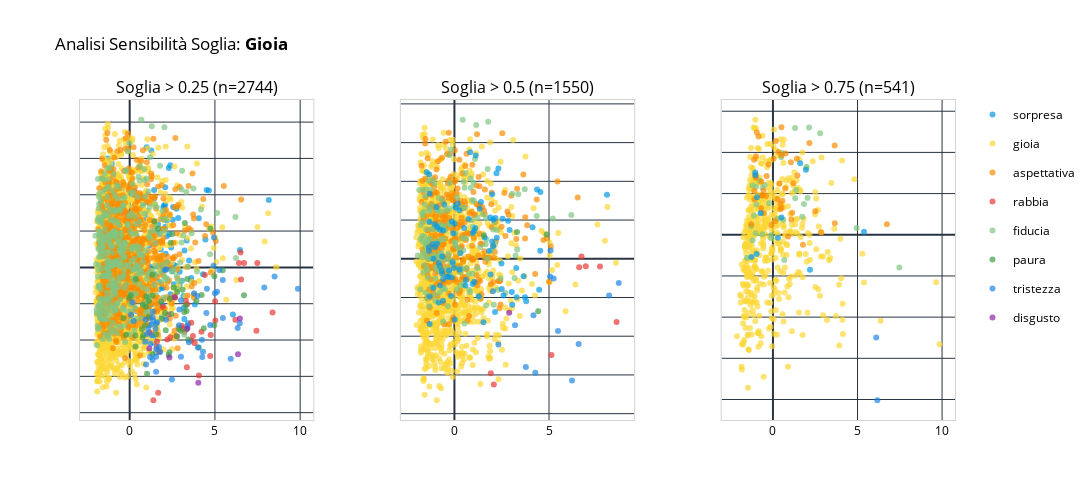

The notebook cell saved with this chart:
### Markdown cell above
### Gioia

### Code cell
analizza_emozione_completa(df_words, 'gioia')

### Figure 1 — Plotly figure (JSON) as saved in the notebook; plotly's stock layout.template omitted (floating-point values rounded to 4 significant figures; data arrays with more than 128 entries replaced by an {"elided": "..."} marker saying what was removed)
{"data": [{"hovertemplate": "<b>sorpresa</b><br>Parola: %{text}<br>PC1: %{x:.2f}<br>PC2: %{y:.2f}<extra></extra>", "legendgroup": "sorpresa", "marker": {"color": "#039BE5", "opacity": 0.7, "size": 6}, "mode": "markers", "name": "sorpresa", "showlegend": true, "text": {"elided": "188 str values"}, "x": {"elided": "188 float values"}, "y": {"elided": "188 float values"}, "type": "scatter", "xaxis": "x", "yaxis": "y"}, {"hovertemplate": "<b>gioia</b><br>Parola: %{text}<br>PC1: %{x:.2f}<br>PC2: %{y:.2f}<extra></extra>", "legendgroup": "gioia", "marker": {"color": "#FDD835", "opacity": 0.7, "size": 6}, "mode": "markers", "name": "gioia", "showlegend": true, "text": {"elided": "1343 str values"}, "x": {"elided": "1343 float values"}, "y": {"elided": "1343 float values"}, "type": "scatter", "xaxis": "x", "yaxis": "y"}, {"hovertemplate": "<b>aspettativa</b><br>Parola: %{text}<br>PC1: %{x:.2f}<br>PC2: %{y:.2f}<extra></extra>", "legendgroup": "aspettativa", "marker": {"color": "#FB8C00", "opacity": 0.7, "size": 6}, "mode": "markers", "name": "aspettativa", "showlegend": true, "text": {"elided": "690 str values"}, "x": {"elided": "690 float values"}, "y": {"elided": "690 float values"}, "type": "scatter", "xaxis": "x", "yaxis": "y"}, {"hovertemplate": "<b>rabbia</b><br>Parola: %{text}<br>PC1: %{x:.2f}<br>PC2: %{y:.2f}<extra></extra>", "legendgroup": "rabbia", "marker": {"color": "#E53935", "opacity": 0.7, "size": 6}, "mode": "markers", "name": "rabbia", "showlegend": true, "text": ["abbonamento", "agitazione", "argine", "cagare", "clima", "colmo", "disciplina", "divorare", "eccessivo", "esplosione", "espressione", "esternare", "fase", "gridare", "grido", "impennata", "impulso", "invocare", "manifestare", "manifestazione", "potente", "prevalere", "privilegio", "prorompente", "pugile", "ribattere", "rivoluzione", "scemo", "signorile", "smentire", "spaccare", "sproporzionato", "spropositato", "stadio", "urlo", "vaffanculo"], "x": [2.277, 6.535, 3.615, 1.391, 4.064, 1.744, 2.206, 1.672, 4.21, 6.2, 5.024, 7.489, 3.706, 3.608, 7.435, 1.583, 3.066, 6.505, 6.409, 6.705, 2.74, 2.384, 3.206, 1.153, 3.068, 3.371, 4.41, 4.754, 1.951, 3.355, 1.606, 5.01, 3.812, 3.29, 8.381, 4.723], "y": [-1.297, -0.3342, -1.523, -3.658, -2.976, -2.326, -1.986, -3.454, -1.769, -1.44, -1.462, 0.1198, -1.887, -2.015, -1.744, -2.185, -1.614, 0.4066, 0.123, 0.1212, -1.889, -1.925, -1.781, -1.794, -1.671, -1.015, -0.2127, -1.858, -1.085, -2.749, -2.041, -0.9356, -2.088, -0.9154, -1.243, -2.443], "type": "scatter", "xaxis": "x", "yaxis": "y"}, {"hovertemplate": "<b>fiducia</b><br>Parola: %{text}<br>PC1: %{x:.2f}<br>PC2: %{y:.2f}<extra></extra>", "legendgroup": "fiducia", "marker": {"color": "#81C784", "opacity": 0.7, "size": 6}, "mode": "markers", "name": "fiducia", "showlegend": true, "text": {"elided": "369 str values"}, "x": {"elided": "369 float values"}, "y": {"elided": "369 float values"}, "type": "scatter", "xaxis": "x", "yaxis": "y"}, {"hovertemplate": "<b>paura</b><br>Parola: %{text}<br>PC1: %{x:.2f}<br>PC2: %{y:.2f}<extra></extra>", "legendgroup": "paura", "marker": {"color": "#43A047", "opacity": 0.7, "size": 6}, "mode": "markers", "name": "paura", "showlegend": true, "text": ["accelerare", "affrontare", "anzianità", "ape", "assurda", "breve", "brividi", "brivido", "critico", "detenere", "discoteca", "dominio", "eterno", "fiatone", "foresta", "frazione", "futuro", "gigantesco", "ininterrotto", "istinto", "lottare", "marcia", "motorino", "necessario", "nuova", "ondata", "osare", "partecipare", "penetrare", "potenza", "prevenzione", "rapida", "religione", "responsabilità", "rischio", "risparmio", "rumore", "salto", "sconfiggere", "scongiurare", "scuola", "specchio", "spogliare", "stimolo", "stregone", "sussurrare", "termine", "tesi", "timido", "traccia", "urlare", "usare", "visibile", "visibilità", "voltare"], "x": [0.9074, 2.585, 1.02, -0.3655, 6.703, 3.44, 4.349, 4.221, 3.38, 2.791, 0.76, 2.075, 3.239, 1.324, 0.9729, 2.329, 4.971, 2.354, 1.558, 1.656, 5.458, 1.335, 1.135, 0.3321, 1.46, 2.901, 3.102, 2.406, 3.915, 2.992, 2.499, 2.284, 0.723, -0.0322, 4.731, 1.898, 2.114, 0.06935, 1.852, 0.7995, 3.338, 0.9596, 2.446, 3.204, 1.12, -0.2087, 4.961, 0.7789, 1.345, 0.3549, 4.054, 3.342, 3.294, 0.3393, 2.792], "y": [-1.593, -0.5516, -2.931, -1.392, -0.7662, -1.988, -1.673, -0.7577, -0.3166, -1.906, -1.932, -1.253, 1.219, -2.395, -0.7914, -2.334, -0.2434, -0.8615, -1.841, 1.07, -0.07763, -0.2036, -0.925, -1.873, 1.263, -1.705, -0.6178, 0.6807, -0.9285, -1.744, 0.9176, -2.41, -1.701, -0.8441, 1.071, -1.416, -1.729, -0.7659, -0.938, -1.863, -1.203, -1.085, -1.286, -1.229, -1.357, -1.854, -1.595, -1.025, -0.7722, -0.325, -2.205, -1.704, -1.051, -2.178, -0.6763], "type": "scatter", "xaxis": "x", "yaxis": "y"}, {"hovertemplate": "<b>tristezza</b><br>Parola: %{text}<br>PC1: %{x:.2f}<br>PC2: %{y:.2f}<extra></extra>", "legendgroup": "tristezza", "marker": {"color": "#1E88E5", "opacity": 0.7, "size": 6}, "mode": "markers", "name": "tristezza", "showlegend": true, "text": ["adolescenza", "animo", "arrivederci", "assistere", "bottiglia", "calmare", "cessare", "coda", "commuovere", "comparsa", "concludere", "costa", "costantemente", "costoso", "emotiva", "filosofo", "finire", "finito", "infermiere", "ingenua", "interna", "lacrima", "lagrima", "lassù", "lavorare", "licenziare", "maturo", "medioevo", "mente", "nostalgia", "occhio", "ormone", "ovunque", "pegno", "pesca", "piangere", "pianto", "porto", "predestinato", "profondamente", "pulire", "ricordi", "ricordo", "rientro", "riflessione", "ritrarre", "sacrifici", "scimmia", "scorare", "sospirare", "storia", "traspare", "travolgere", "via", "viso", "vissuto"], "x": [9.868, 1.789, 1.521, 3.011, 2.48, 4.257, 1.23, 4.238, 2.066, 2.915, 1.609, 0.2357, 1.295, 5.126, 4.499, 0.08494, 0.9187, 2.129, 1.345, 3.779, 3.971, 4.299, 6.334, 1.022, 1.552, 6.462, 0.1668, 3.394, 7.896, 1.341, 4.945, 4.918, 1.271, 1.366, 0.9623, 5.928, 4.006, 0.942, 4.531, 1.552, 1.561, 5.257, 5.467, 1.088, 1.546, 4.724, 5.463, 1.195, 3.009, 1.357, 4.998, 2.158, 2.893, 3.471, 8.499, 1.721], "y": [-0.5916, -2.332, -1.691, -0.9047, -3.088, -2.47, -2.102, -1.993, -0.07254, -1.159, -1.513, -1.478, -1.861, -0.6678, -1.256, -1.314, -2.046, -1.443, -1.374, -0.7119, -0.7913, -2.32, -1.668, -1.833, -2.873, -1.539, -0.96, -1.613, -0.5568, -2.55, 0.8199, 0.04766, -1.57, -1.452, -2.673, -2.517, -2.209, -1.438, -0.5851, -1.553, -2.248, -0.07416, -1.396, -1.703, -2.458, -1.589, -0.3458, -2.471, -2.459, -1.222, -0.7145, -0.05905, -1.596, -2.062, -0.2531, -2.193], "type": "scatter", "xaxis": "x", "yaxis": "y"}, {"hovertemplate": "<b>disgusto</b><br>Parola: %{text}<br>PC1: %{x:.2f}<br>PC2: %{y:.2f}<extra></extra>", "legendgroup": "disgusto", "marker": {"color": "#8E24AA", "opacity": 0.7, "size": 6}, "mode": "markers", "name": "disgusto", "showlegend": true, "text": ["cagata", "filtro", "gusto", "insetto", "razione", "sbronza", "tronfio"], "x": [6.465, 3.381, 2.649, 4.027, 2.332, 6.355, 1.153], "y": [-1.405, -1.683, -0.8249, -3.177, -2.478, -2.394, -2.237], "type": "scatter", "xaxis": "x", "yaxis": "y"}, {"hovertemplate": "<b>gioia</b><br>Parola: %{text}<br>PC1: %{x:.2f}<br>PC2: %{y:.2f}<extra></extra>", "legendgroup": "gioia", "marker": {"color": "#FDD835", "opacity": 0.7, "size": 6}, "mode": "markers", "name": "gioia", "showlegend": false, "text": {"elided": "983 str values"}, "x": {"elided": "983 float values"}, "y": {"elided": "983 float values"}, "type": "scatter", "xaxis": "x2", "yaxis": "y2"}, {"hovertemplate": "<b>aspettativa</b><br>Parola: %{text}<br>PC1: %{x:.2f}<br>PC2: %{y:.2f}<extra></extra>", "legendgroup": "aspettativa", "marker": {"color": "#FB8C00", "opacity": 0.7, "size": 6}, "mode": "markers", "name": "aspettativa", "showlegend": false, "text": {"elided": "288 str values"}, "x": {"elided": "288 float values"}, "y": {"elided": "288 float values"}, "type": "scatter", "xaxis": "x2", "yaxis": "y2"}, {"hovertemplate": "<b>fiducia</b><br>Parola: %{text}<br>PC1: %{x:.2f}<br>PC2: %{y:.2f}<extra></extra>", "legendgroup": "fiducia", "marker": {"color": "#81C784", "opacity": 0.7, "size": 6}, "mode": "markers", "name": "fiducia", "showlegend": false, "text": {"elided": "161 str values"}, "x": {"elided": "161 float values"}, "y": {"elided": "161 float values"}, "type": "scatter", "xaxis": "x2", "yaxis": "y2"}, {"hovertemplate": "<b>sorpresa</b><br>Parola: %{text}<br>PC1: %{x:.2f}<br>PC2: %{y:.2f}<extra></extra>", "legendgroup": "sorpresa", "marker": {"color": "#039BE5", "opacity": 0.7, "size": 6}, "mode": "markers", "name": "sorpresa", "showlegend": false, "text": ["accadere", "ammaliato", "aprire", "arrossire", "artista", "artistico", "avvenimento", "biglietto", "bizzarro", "buffa", "cambiare", "campanello", "clamore", "comparire", "corteggiamento", "creativo", "creatura", "diversità", "epifania", "esagerare", "esclamazione", "escursione", "esito", "festeggiare", "folla", "fotografico", "galassia", "gesto", "giocattolo", "gioiello", "gossip", "immortale", "impeto", "impressionante", "improvvisata", "inaspettato", "inatteso", "incontrare", "incontro", "incredibile", "inebriante", "inedito", "inimmaginabile", "lampo", "magia", "magico", "meraviglia", "meravigliare", "meravigliato", "milione", "miracolo", "mitico", "novembre", "novità", "occhiolino", "palco", "palcoscenico", "pazzesco", "prezioso", "prima_mossa", "quadro", "regalo", "restare_a_bocca_aperta", "resuscitare", "riconoscere", "sbalordire", "scoperta", "scoprire", "segno", "sognato", "sorprendere", "sorpresa", "spettacolare", "strabiliare", "strabiliato", "strepitare", "stupire", "stupirsi", "suggestivo", "superpoteri", "suscitare", "svelare", "svolta", "teatrale", "tetta", "travestire", "trepidazione", "trovare", "trovata", "vendita", "vivaddio"], "x": [2.054, -1.111, -0.06484, 2.917, 2.838, 1.287, 3.034, 0.2778, -0.5974, -1.307, 2.547, 0.9761, 3.288, 2.047, -1.105, -1.326, 2.223, -0.7729, -1.347, 2.5, 4.539, -0.9075, 4.546, -1.329, 3.729, -0.1794, -0.1446, 3.793, 0.6115, -0.6403, 2.148, -0.0231, 1.051, 0.5836, 0.9579, 2.592, 2.242, 1.998, -0.3051, 4.368, -1.027, -1.03, 8.065, 3.27, -1.153, 1.105, -0.948, -1.31, -0.1402, -0.09405, 0.01154, 0.0693, -0.67, 0.2643, -0.6079, 1.337, 0.7467, 2.487, -0.8283, 1.038, 1.533, -1.463, 1.599, -0.5335, 0.01556, -0.7645, 1.91, 1.897, 4.132, 1.997, -0.8351, -0.7639, -1.353, -1.318, -0.5993, 3.056, 0.5148, 4.48, -0.9145, 2.323, 3.658, 2.166, 1.125, 1.827, -0.6475, 0.3127, 0.1789, 0.8329, -0.2788, 1.404, -0.3709], "y": [1.015, 0.0007728, 0.6609, 0.7421, 0.9826, -0.9661, -0.8559, -0.2784, -0.5284, -1.688, 1.035, 0.6643, -0.9934, 0.3224, -0.7549, 0.9499, 2.209, -0.1852, 0.2079, -0.7824, 0.2078, 0.3859, 1.721, 2.177, -0.9907, -0.9633, -0.4837, -1.095, -0.5501, 0.06182, -1.376, -0.238, -0.5912, -0.6884, -0.6486, -0.9489, 0.5445, 1.664, -0.4647, 1.786, 0.2966, 0.8919, 1.656, -0.2355, 0.3807, 0.7942, 1.339, 1.676, 0.9631, -0.08653, 0.9106, 1.317, -0.307, 1.255, -1.087, 1.292, 1.027, -0.1238, -0.1018, 0.7174, -1.638, 2.232, 0.5469, 1.394, -1.567, 0.7567, -0.4058, 1.068, 0.8115, 0.4491, -1.132, -0.6902, 0.299, -0.966, 0.7281, -1.189, 0.7937, -0.7972, 0.8203, 2.331, -0.4499, 1.055, 2.668, 0.1977, -0.3879, 0.1408, 1.425, 2.752, -0.3044, 1.466, -0.4654], "type": "scatter", "xaxis": "x2", "yaxis": "y2"}, {"hovertemplate": "<b>tristezza</b><br>Parola: %{text}<br>PC1: %{x:.2f}<br>PC2: %{y:.2f}<extra></extra>", "legendgroup": "tristezza", "marker": {"color": "#1E88E5", "opacity": 0.7, "size": 6}, "mode": "markers", "name": "tristezza", "showlegend": false, "text": ["assistere", "commuovere", "finito", "interna", "lagrima", "mente", "occhio", "ormone", "piangere", "pianto", "ricordi", "ricordo", "via", "viso"], "x": [3.201, 2.037, 2.325, 4.18, 6.567, 8.177, 5.082, 5.056, 6.22, 4.277, 5.246, 5.476, 3.777, 8.687], "y": [-1.717, -0.8382, -2.213, -1.46, -2.201, -0.9486, 0.2128, -0.4605, -3.145, -2.945, -0.5082, -1.863, -2.793, -0.6286], "type": "scatter", "xaxis": "x2", "yaxis": "y2"}, {"hovertemplate": "<b>paura</b><br>Parola: %{text}<br>PC1: %{x:.2f}<br>PC2: %{y:.2f}<extra></extra>", "legendgroup": "paura", "marker": {"color": "#43A047", "opacity": 0.7, "size": 6}, "mode": "markers", "name": "paura", "showlegend": false, "text": ["brivido", "eterno", "nuova", "rischio"], "x": [4.431, 3.309, 1.558, 4.873], "y": [-1.354, 0.6899, 0.6083, 0.6278], "type": "scatter", "xaxis": "x2", "yaxis": "y2"}, {"hovertemplate": "<b>rabbia</b><br>Parola: %{text}<br>PC1: %{x:.2f}<br>PC2: %{y:.2f}<extra></extra>", "legendgroup": "rabbia", "marker": {"color": "#E53935", "opacity": 0.7, "size": 6}, "mode": "markers", "name": "rabbia", "showlegend": false, "text": ["colmo", "esternare", "invocare", "manifestare", "manifestazione", "scemo", "spaccare", "urlo"], "x": [2.083, 7.695, 6.718, 6.596, 6.944, 5.129, 1.923, 8.572], "y": [-3.248, -0.199, 0.05732, -0.2177, -0.1936, -2.488, -2.96, -1.636], "type": "scatter", "xaxis": "x2", "yaxis": "y2"}, {"hovertemplate": "<b>disgusto</b><br>Parola: %{text}<br>PC1: %{x:.2f}<br>PC2: %{y:.2f}<extra></extra>", "legendgroup": "disgusto", "marker": {"color": "#8E24AA", "opacity": 0.7, "size": 6}, "mode": "markers", "name": "disgusto", "showlegend": false, "text": ["gusto"], "x": [2.895], "y": [-1.395], "type": "scatter", "xaxis": "x2", "yaxis": "y2"}, {"hovertemplate": "<b>gioia</b><br>Parola: %{text}<br>PC1: %{x:.2f}<br>PC2: %{y:.2f}<extra></extra>", "legendgroup": "gioia", "marker": {"color": "#FDD835", "opacity": 0.7, "size": 6}, "mode": "markers", "name": "gioia", "showlegend": false, "text": {"elided": "448 str values"}, "x": {"elided": "448 float values"}, "y": {"elided": "448 float values"}, "type": "scatter", "xaxis": "x3", "yaxis": "y3"}, {"hovertemplate": "<b>fiducia</b><br>Parola: %{text}<br>PC1: %{x:.2f}<br>PC2: %{y:.2f}<extra></extra>", "legendgroup": "fiducia", "marker": {"color": "#81C784", "opacity": 0.7, "size": 6}, "mode": "markers", "name": "fiducia", "showlegend": false, "text": ["accogliere", "aiutare", "alleato", "assieme", "completamento", "compreso", "comunicare", "coniuge", "coppia", "cultura", "fedele", "fidarsi", "intimità", "madre", "meditare", "meta", "nido", "obiettivo", "onesto", "perdonare", "qualificato", "raggiunto", "ricostruire", "salvare", "sentimento", "sicura", "sintonia", "sostenitore", "sì", "umano", "unito", "utile"], "x": [0.5464, -0.1021, -1.206, -0.983, -0.6171, -0.1005, 1.37, 0.2581, -0.6981, 0.6145, -0.6172, 1.833, -0.808, -0.4851, -0.2197, 2.137, -1.198, 1.317, -1.0, 4.946, 0.4887, 1.311, 1.989, 2.79, 7.475, -1.022, -1.538, 2.046, 0.6699, 1.732, -1.122, -1.289], "y": [1.985, -0.01419, 1.196, 0.7362, 0.01232, -0.08398, 1.084, 0.3808, 0.5408, 0.3632, 1.144, 0.7493, 1.32, 1.208, 0.7669, 2.603, -0.1336, 0.8865, 1.167, 0.1668, 1.882, 2.591, 1.654, 2.467, -0.7949, 0.0378, -0.5612, 0.8945, -0.6099, 0.4359, 0.4684, 0.2117], "type": "scatter", "xaxis": "x3", "yaxis": "y3"}, {"hovertemplate": "<b>aspettativa</b><br>Parola: %{text}<br>PC1: %{x:.2f}<br>PC2: %{y:.2f}<extra></extra>", "legendgroup": "aspettativa", "marker": {"color": "#FB8C00", "opacity": 0.7, "size": 6}, "mode": "markers", "name": "aspettativa", "showlegend": false, "text": ["acquisire", "adottare", "aggiornamento", "arrivare", "ascolto", "augurio", "certezza", "cominciare", "contribuire", "corretto", "creare", "crescere", "deliziare", "diffondere", "esistere", "esperienza", "evoluzione", "fidanzarsi", "figlia", "fortunato", "goal", "imperdibile", "iniziare", "innovazione", "laurea", "legame", "olimpico", "orchestra", "ottimismo", "pancione", "parto", "partorire", "percorso", "preferito", "progresso", "promuovere", "ravvicinare", "san_valentino", "speranza", "straordinario", "successone", "vacanza", "valore", "vaniglia", "viaggiatore", "viaggio", "vigilia"], "x": [-0.5398, 0.2496, -1.026, 0.7209, 1.446, -1.098, 0.1304, -0.6866, -1.114, -0.6404, -0.9517, 0.1657, -1.086, 3.658, 6.738, 1.087, 0.4956, 2.155, 0.7489, -0.08788, -0.6853, 0.4326, 1.06, 0.03571, 0.5613, 1.207, 0.8949, -0.5537, -0.8536, 2.842, 1.417, 2.501, 3.648, -0.6239, 0.503, 0.3285, 0.516, 1.774, -0.3736, -1.004, -0.2628, 0.3926, -1.029, -1.282, 1.136, 0.4312, -0.4018], "y": [0.5236, 0.8689, 1.387, 1.125, 1.44, 1.063, 0.3284, 0.646, 1.823, 0.9522, 2.482, 2.276, 0.8613, 0.2821, 0.2577, 0.3691, 1.933, 2.228, 1.973, 0.2394, 1.285, 0.6207, 1.761, 1.849, 0.8252, 1.252, -0.04347, 1.073, 2.384, 0.06131, 1.845, 0.5725, 2.17, 0.9585, 2.609, 2.013, 0.6562, -0.2424, 1.426, 1.906, 1.708, 1.246, 1.422, 0.2525, 0.5332, 0.7532, 0.9391], "type": "scatter", "xaxis": "x3", "yaxis": "y3"}, {"hovertemplate": "<b>sorpresa</b><br>Parola: %{text}<br>PC1: %{x:.2f}<br>PC2: %{y:.2f}<extra></extra>", "legendgroup": "sorpresa", "marker": {"color": "#039BE5", "opacity": 0.7, "size": 6}, "mode": "markers", "name": "sorpresa", "showlegend": false, "text": ["festeggiare", "incredibile", "magia", "meraviglia", "meravigliare", "miracolo", "mitico", "regalo", "restare_a_bocca_aperta", "spettacolare", "svolta", "trovare"], "x": [-1.04, 5.384, -0.9636, -0.7286, -0.9395, 0.2942, 0.5051, -1.05, 2.192, -1.273, 1.952, 1.609], "y": [1.445, 0.07569, -0.4649, 0.5245, 0.9095, -0.07345, 0.4206, 1.509, -0.8516, -0.5419, 1.577, 1.738], "type": "scatter", "xaxis": "x3", "yaxis": "y3"}, {"hovertemplate": "<b>tristezza</b><br>Parola: %{text}<br>PC1: %{x:.2f}<br>PC2: %{y:.2f}<extra></extra>", "legendgroup": "tristezza", "marker": {"color": "#1E88E5", "opacity": 0.7, "size": 6}, "mode": "markers", "name": "tristezza", "showlegend": false, "text": ["ricordi", "ricordo"], "x": [6.107, 6.17], "y": [-2.492, -4.018], "type": "scatter", "xaxis": "x3", "yaxis": "y3"}], "layout": {"xaxis": {"anchor": "y", "domain": [0.0, 0.2667], "title": {"font": {"color": "black"}}, "tickfont": {"color": "black"}, "showline": true, "linewidth": 1, "linecolor": "lightgray", "mirror": true}, "yaxis": {"anchor": "x", "domain": [0.0, 1.0], "title": {"font": {"color": "black"}}, "tickfont": {"color": "black"}, "showline": true, "linewidth": 1, "linecolor": "lightgray", "mirror": true, "showticklabels": false}, "xaxis2": {"anchor": "y2", "domain": [0.3667, 0.6333], "title": {"font": {"color": "black"}}, "tickfont": {"color": "black"}, "showline": true, "linewidth": 1, "linecolor": "lightgray", "mirror": true}, "yaxis2": {"anchor": "x2", "domain": [0.0, 1.0], "title": {"font": {"color": "black"}}, "tickfont": {"color": "black"}, "showline": true, "linewidth": 1, "linecolor": "lightgray", "mirror": true, "showticklabels": false}, "xaxis3": {"anchor": "y3", "domain": [0.7333, 1.0], "title": {"font": {"color": "black"}}, "tickfont": {"color": "black"}, "showline": true, "linewidth": 1, "linecolor": "lightgray", "mirror": true}, "yaxis3": {"anchor": "x3", "domain": [0.0, 1.0], "title": {"font": {"color": "black"}}, "tickfont": {"color": "black"}, "showline": true, "linewidth": 1, "linecolor": "lightgray", "mirror": true, "showticklabels": false}, "annotations": [{"font": {"size": 16}, "showarrow": false, "text": "Soglia > 0.25 (n=2744)", "x": 0.1333, "xanchor": "center", "xref": "paper", "y": 1.0, "yanchor": "bottom", "yref": "paper"}, {"font": {"size": 16}, "showarrow": false, "text": "Soglia > 0.5 (n=1550)", "x": 0.5, "xanchor": "center", "xref": "paper", "y": 1.0, "yanchor": "bottom", "yref": "paper"}, {"font": {"size": 16}, "showarrow": false, "text": "Soglia > 0.75 (n=541)", "x": 0.8667, "xanchor": "center", "xref": "paper", "y": 1.0, "yanchor": "bottom", "yref": "paper"}], "title": {"text": "Analisi Sensibilità Soglia: <b>Gioia</b>"}, "font": {"color": "black"}, "height": 500, "width": 1200, "plot_bgcolor": "white", "paper_bgcolor": "white"}}
